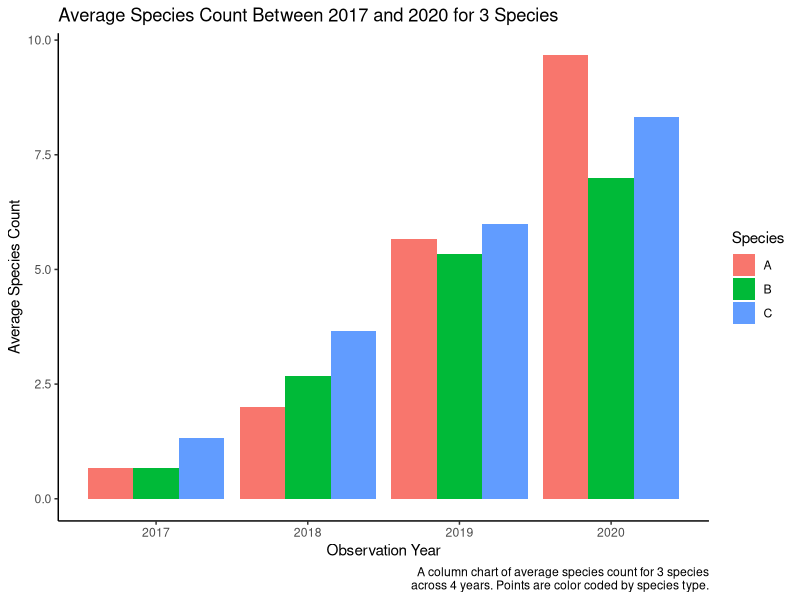

R code for this plot:
## ---- chunk 1
knitr::opts_chunk$set(echo = TRUE, warning = FALSE, message = FALSE)
## ---- chunk 2
library(tidyverse)
## ---- chunk 3
Species <- c(rep("A",3),rep("B",3),rep("C",3))
set.seed(16)
Year2017 <- rpois(n = 9, lambda = 1)
Year2018 <- rpois(n = 9, lambda = 3)
Year2019 <- rpois(n = 9, lambda = 5)
Year2020 <- rpois(n = 9, lambda = 7)
wide.df <- as.data.frame(cbind(Species, Year2017, Year2018, Year2019, Year2020))

narrow.df1 <- pivot_longer(data = wide.df, 
                          cols = c(2, 3, 4, 5), 
                          names_to = "Year", 
                          names_prefix = "Year", 
                          values_to = "Count")
## ---- chunk 4
# Transform wide dataframe into narrow format
narrow.df2 <- pivot_longer(data = wide.df, 
                          cols = c(2, 3, 4, 5), 
                          names_to = "Year", 
                          values_to = "Count")

# Use the str_sub() function to create a new column with only the numeric year
narrow.df2$substring_Year<- str_sub(narrow.df2$Year, 5, 8)
## ---- chunk 5
# Start by converting your Year and Count columns to numeric type
narrow.df1[, c(2:3)] <- sapply(narrow.df1[, c(2:3)], as.numeric)

# Group by species and year, then summarize the mean of each species for each year.  
sppCountAvg <- narrow.df1 %>% 
                group_by(Species, Year) %>%
                summarise(AvgCount = mean(Count), n = n())
## ---- chunk 6
ggplot(sppCountAvg, aes(Year, AvgCount)) +
  geom_col(aes(fill = Species), position = "dodge") +
  labs(x = "Observation Year",
       y = "Average Species Count",
       caption = "A column chart of average species count for 3 species
         across 4 years. Points are color coded by species type.",
       color = "Species",
       title = "Average Species Count Between 2017 and 2020 for 3 Species") +
   theme_classic()
